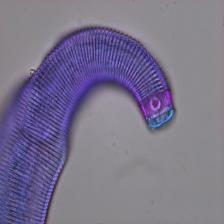
#> input picture Day_1_Material/Test_images/Desmodora sp1_GY_8S1D1 (13).jpg, 224 x 224 px, found by its file name
$ jupyter execute --allow-errors Intro_Skimage.ipynb
#> lines starting #> are read from the running program, lines starting #| are printed output that depends on the picture; after the words box and inside, x2 and y2 are one past the last pixel; in counts of white or black regions, pixels touching at a corner belong together
# Introduction of OpenCV for Basic Image Processing


 ## By **Abdul Qayyum, Abdesslam BENZINOU, Kamal NASREDDINE**


 ### date: 18-09-2021


# Introduction of skimage Library for Image Processing
import skimage
## check version
print(skimage.__version__) #0.18.1

## main websiste link https://scikit-image.org/
## check installation link https://scikit-image.org/docs/stable/install.html
## github link https://github.com/scikit-image/scikit-image

## check installation
## conda install scikit-image
## pip install scikit-image
## Install scikit-image
## python -m pip install -U scikit-image

[cell 1]
#Resize, rescale
import matplotlib.pyplot as plt
#import io and different transforms from skimage
from skimage import io, color
from skimage.transform import rescale, resize, downscale_local_mean
img_rgb=io.imread("Test_images\\Desmodora sp1_GY_8S1D1 (13).jpg")
#> img_rgb is the input picture: shape (224, 224, 3); mean R, G, B 122.3, 116.1, 140.4
# extract gray scale image from skimage
img = io.imread("Test_images\\Desmodora sp1_GY_8S1D1 (13).jpg", as_gray=True)
#> img: shape (224, 224) float64; min 0.112, max 0.698, mean 0.467
# another way to convert into gray
from skimage.color import rgb2gray
img_gray=rgb2gray(img_rgb)

[cell 2]
import matplotlib.pyplot as plt
plt.imshow(img_rgb)
img_rgb.shape
#> Out = (224, 224, 3)

[cell 3]
import matplotlib.pyplot as plt
plt.imshow(img_gray)
img_gray.shape
#> Out = (224, 224)

[cell 4]
#Rescale, resize image by a given factor. While rescaling image
#gaussian smoothing can performed to avoid anti aliasing artifacts.
img_rescaled = rescale(img, 1.0 / 4.0, anti_aliasing=False)  #Check rescales image size in variable explorer

[cell 5]
import matplotlib.pyplot as plt
plt.imshow(img_rescaled)
img_rescaled.shape
#> Out = (56, 56)

[cell 6]
#Resize, resize image to given dimensions (shape)
img_resized = resize(img, (200, 200),               #Check dimensions in variable explorer
                       anti_aliasing=True)

[cell 7]
import matplotlib.pyplot as plt
plt.imshow(img_resized)
img_resized.shape
#> Out = (200, 200)

[cell 8]
#Downscale, downsample using local mean of elements of each block defined by user
img_downscaled = downscale_local_mean(img, (4, 3)) #224/4=56,224/3
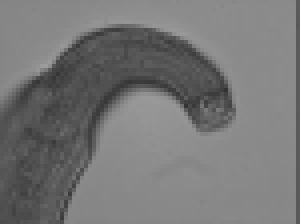
#> img_downscaled: shape (56, 75) float64 (shown 4 times larger); min 0.203, max 0.615, mean 0.465
plt.imshow(img_downscaled) #check size of the image
io.imsave('test_resize.png',img_resized)

[cell 9]
################################################

#### change data type in skimage
from skimage import data, img_as_int
from skimage import exposure

img_rgb=io.imread("Test_images\\Desmodora sp1_GY_8S1D1 (13).jpg")
img_float_uint=img_as_int(img_rgb)

#> (a cell that did not finish here is left out)

[cell 11]
############### Edge Detection in skimage ###############

import matplotlib.pyplot as plt
from skimage import io
from skimage.filters import roberts, sobel, scharr, prewitt

img = io.imread("Test_images\\Desmodora sp1_GY_8S1D1 (13).jpg", as_gray=True)  #Convert to grey scale
print(img.shape)
#| (224, 224)
plt.imshow(img, cmap=plt.cm.gray, interpolation='nearest')

[cell 12]
############### Edge Detection in skimage ###############

import matplotlib.pyplot as plt
from skimage import io
from skimage.filters import roberts, sobel, scharr, prewitt

img = io.imread("Test_images\\Desmodora sp1_GY_8S1D1 (13).jpg", as_gray=True)  #Convert to grey scale
print(img.shape)
#| (224, 224)
plt.imshow(img, cmap=plt.cm.gray, interpolation='nearest')

edge_roberts = roberts(img)
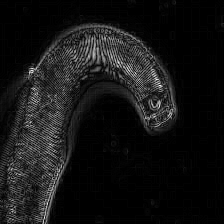
#> edge_roberts: shape (224, 224) float64; min 0, max 0.292, mean 0.024; drawn with min black and max white
edge_sobel = sobel(img)
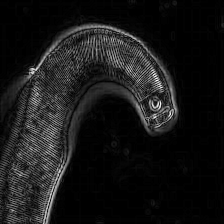
#> edge_sobel: shape (224, 224) float64; min 0, max 0.253, mean 0.0236; drawn with min black and max white
edge_scharr = scharr(img)
edge_prewitt = prewitt(img)

[cell 13]
fig, axes = plt.subplots(nrows=2, ncols=2, sharex=True, sharey=True,
                         figsize=(8, 8))
ax = axes.ravel()

ax[0].imshow(img, cmap=plt.cm.gray)
ax[0].set_title('Original image')

ax[1].imshow(edge_roberts, cmap=plt.cm.gray)
ax[1].set_title('Roberts Edge Detection')

ax[2].imshow(edge_sobel, cmap=plt.cm.gray)
ax[2].set_title('Sobel')

ax[3].imshow(edge_scharr, cmap=plt.cm.gray)
ax[3].set_title('Scharr')

for a in ax:
    a.axis('off')

plt.tight_layout()
plt.show()

[cell 14]
#Another edge filter is Canny. This is not just a single operation
#It does noise reduction, gradient calculation, and edge tracking among other things.
#Canny creates a binary file, true or false pixels.
from skimage import feature
edge_canny = feature.canny(img, sigma=3)
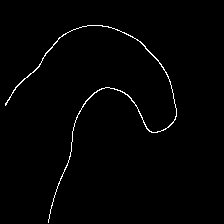
#> edge_canny: shape (224, 224) bool; 1.2% white in thin lines or dots, all inside (x1, y1, x2, y2) = (5, 25, 177, 223)
plt.imshow(edge_canny)

[cell 15]
############# local binary pattern in skimage
#LBP
import matplotlib.pyplot as plt
import skimage.feature
import numpy as np
img_ku = skimage.feature.local_binary_pattern(img,8,1.0,method='default')
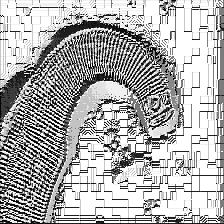
#> img_ku: shape (224, 224) float64; min 0, max 255, mean 175.7
img_ku = img_ku.astype(np.uint8)

[cell 16]
plt.imshow(img_ku)

[cell 17]
#Histogram of Oriented Gradients (HOG) in skimage
#https://scikit-image.org/docs/stable/auto_examples/features_detection/plot_hog.html#sphx-glr-auto-examples-features-detection-plot-hog-py
#Compute a Histogram of Oriented Gradients (HOG) by

#(optional) global image normalisation

#computing the gradient image in x and y

#computing gradient histograms

#normalising across blocks

#flattening into a feature vector

import matplotlib.pyplot as plt

from skimage.feature import hog
from skimage import data, exposure


fd, hog_image = hog(img, orientations=8, pixels_per_cell=(16, 16),
                    cells_per_block=(1, 1), visualize=True)
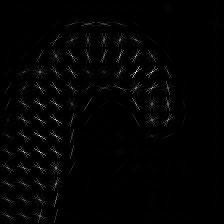
#> hog_image: shape (224, 224) float64; min 0, max 0.166, mean 0.00204; drawn with min black and max white
#> fd = 1568 values, max 0.945 at index 552, min 0 at index 3, mean 0.287

[cell 18]
fig, (ax1, ax2) = plt.subplots(1, 2, figsize=(8, 4), sharex=True, sharey=True)

ax1.axis('off')
ax1.imshow(img, cmap=plt.cm.gray)
ax1.set_title('Input image')

# Rescale histogram for better display
hog_image_rescaled = exposure.rescale_intensity(hog_image, in_range=(0, 10))

ax2.axis('off')
ax2.imshow(hog_image_rescaled, cmap=plt.cm.gray)
ax2.set_title('Histogram of Oriented Gradients')
plt.show()

[cell 19]
#Dense DAISY feature description
#https://scikit-image.org/docs/stable/auto_examples/features_detection/plot_daisy.html#sphx-glr-auto-examples-features-detection-plot-daisy-py
from skimage.feature import daisy
from skimage import data
import matplotlib.pyplot as plt

img
descs, descs_img = daisy(img, step=180, radius=58, rings=2, histograms=6,
                         orientations=8, visualize=True)
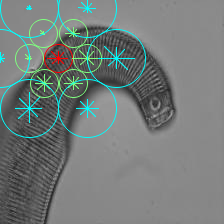
#> descs_img: shape (224, 224, 3) float64; mean of channels 0, 1, 2 0.461, 0.488, 0.481; drawn as R, G, B

fig, ax = plt.subplots()
ax.axis('off')
ax.imshow(descs_img)
descs_num = descs.shape[0] * descs.shape[1]
#> descs_num = 1
ax.set_title('%i DAISY descriptors extracted:' % descs_num)
plt.show()

[cell 20]
################### Ridge filters###############################
"""
Ridge filters can be used to detect ridge-like structures, such as neurites, tubes, vessels, wrinkles.
The present class of ridge filters relies on the eigenvalues of the Hessian matrix of image intensities to detect ridge
structures where the intensity changes perpendicular but not along the structure.
"""

from skimage import io, filters, feature
import matplotlib.pyplot as plt
from skimage.color import rgb2gray
import cv2

#Ridge operators
#https://scikit-image.org/docs/dev/auto_examples/edges/plot_ridge_filter.html#sphx-glr-auto-examples-edges-plot-ridge-filter-py
from skimage.filters import meijering, sato, frangi, hessian
#pathimage="C:\\Users\\Administrateur\\Desktop\\ENIB_work\\workshop_material\\Day1_matrial\\train\\class3Max\\14.png"
#load image
import cv2

#img = io.imread(pathimage)
img_gray

#sharpened = unsharp_mask(image0, radius=1.0, amount=1.0)
meijering_img = meijering(img_gray)
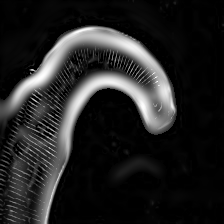
#> meijering_img: shape (224, 224) float64; min 0, max 1, mean 0.14
sato_img = sato(img_gray)
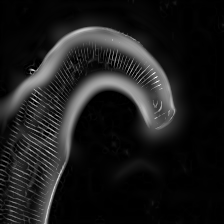
#> sato_img: shape (224, 224) float64; min 0, max 0.124, mean 0.0139; drawn with min black and max white
frangi_img = frangi(img_gray)
hessian_img = hessian(img_gray)
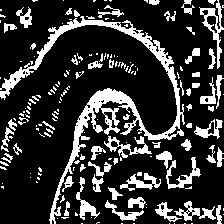
#> hessian_img: shape (224, 224) float64; min 4.75e-309, max 1, mean 0.208

[cell 21]
fig = plt.figure(figsize=(15, 15))
ax1 = fig.add_subplot(2,2,1)
ax1.imshow(img, cmap='gray')
ax1.title.set_text('Input Image')
ax2 = fig.add_subplot(2,2,2)
ax2.imshow(meijering_img, cmap='gray')
ax2.title.set_text('Meijering')
ax3 = fig.add_subplot(2,2,3)
ax3.imshow(sato_img, cmap='gray')
ax3.title.set_text('Sato')
ax4 = fig.add_subplot(2,2,4)
ax4.imshow(frangi_img, cmap='gray')
ax4.title.set_text('Frangi')
plt.show()
